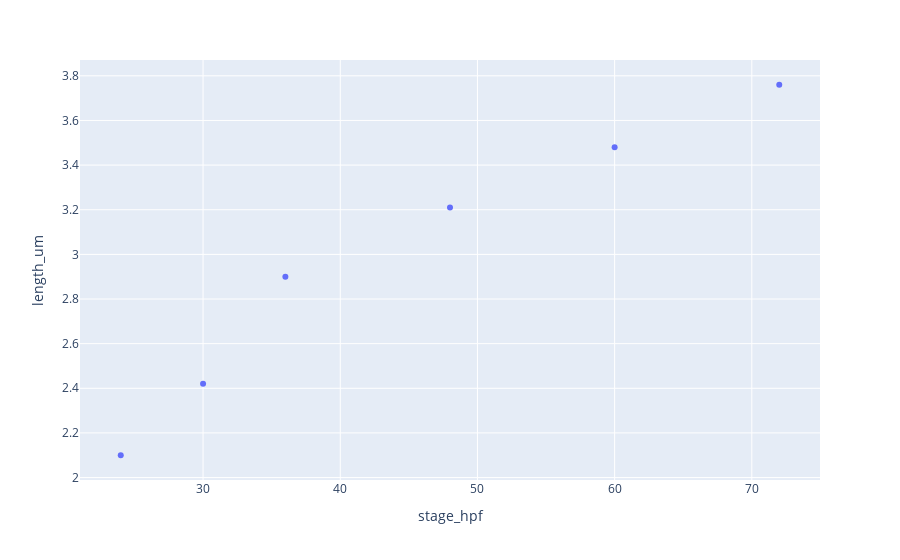

Write notebook code for a chart like this one.
### Code cell
root = "/Users/nick/Cole Trapnell's Lab Dropbox/Nick Lammers/Nick/morphseq/"
metadata_path = os.path.join(root, "metadata", "")

stage_vec_hpf = [24, 30, 36, 48, 60, 72]
length_vec_um = [2.1, 2.42, 2.9, 3.21, 3.48, 3.76]
length_key = pd.DataFrame(stage_vec_hpf, columns=["stage_hpf"])
length_key["length_um"] = length_vec_um

# write to file
# length_key.to_csv(metadata_path + "stage_length_key.csv", index=False)

px.scatter(length_key, x="stage_hpf", y="length_um")

### Figure 1 — Plotly figure (JSON) as saved in the notebook; plotly's stock layout.template omitted (floating-point values rounded to 4 significant figures)
{"data": [{"hovertemplate": "stage_hpf=%{x}<br>length_um=%{y}<extra></extra>", "legendgroup": "", "marker": {"color": "#636efa", "symbol": "circle"}, "mode": "markers", "name": "", "orientation": "v", "showlegend": false, "type": "scatter", "x": [24, 30, 36, 48, 60, 72], "xaxis": "x", "y": [2.1, 2.42, 2.9, 3.21, 3.48, 3.76], "yaxis": "y"}], "layout": {"legend": {"tracegroupgap": 0}, "margin": {"t": 60}, "xaxis": {"anchor": "y", "domain": [0, 1], "title": {"text": "stage_hpf"}}, "yaxis": {"anchor": "x", "domain": [0, 1], "title": {"text": "length_um"}}}}
